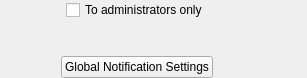
<?xml version="1.0" encoding="UTF-8"?>
<ui version="4.0">
 <class>ShowNotificationActionParamsWidget</class>
 <widget class="QWidget" name="ShowNotificationActionParamsWidget">
  <property name="geometry">
   <rect>
    <x>0</x>
    <y>0</y>
    <width>307</width>
    <height>78</height>
   </rect>
  </property>
  <layout class="QVBoxLayout" name="verticalLayout">
   <property name="spacing">
    <number>0</number>
   </property>
   <property name="leftMargin">
    <number>0</number>
   </property>
   <property name="topMargin">
    <number>0</number>
   </property>
   <property name="rightMargin">
    <number>0</number>
   </property>
   <property name="bottomMargin">
    <number>0</number>
   </property>
   <item>
    <widget class="QStackedWidget" name="stackedWidget">
     <property name="currentIndex">
      <number>0</number>
     </property>
     <widget class="QWidget" name="paramsPage">
      <layout class="QVBoxLayout" name="verticalLayout_3">
       <property name="leftMargin">
        <number>0</number>
       </property>
       <property name="topMargin">
        <number>0</number>
       </property>
       <property name="rightMargin">
        <number>0</number>
       </property>
       <property name="bottomMargin">
        <number>0</number>
       </property>
       <item>
        <layout class="QHBoxLayout" name="horizontalLayout_3" stretch="2,8">
         <item>
          <widget class="QWidget" name="spacerWidget_5" native="true"/>
         </item>
         <item>
          <widget class="QCheckBox" name="toAdministratorsOnlyCheckbox">
           <property name="text">
            <string>To administrators only</string>
           </property>
          </widget>
         </item>
        </layout>
       </item>
       <item>
        <spacer name="verticalSpacer_2">
         <property name="orientation">
          <enum>Qt::Vertical</enum>
         </property>
         <property name="sizeHint" stdset="0">
          <size>
           <width>0</width>
           <height>0</height>
          </size>
         </property>
        </spacer>
       </item>
       <item>
        <layout class="QHBoxLayout" name="horizontalLayout_4" stretch="2,8">
         <item>
          <spacer name="horizontalSpacer_5">
           <property name="orientation">
            <enum>Qt::Horizontal</enum>
           </property>
           <property name="sizeHint" stdset="0">
            <size>
             <width>0</width>
             <height>0</height>
            </size>
           </property>
          </spacer>
         </item>
         <item>
          <layout class="QHBoxLayout" name="horizontalLayout_5" stretch="0,1">
           <item>
            <widget class="QPushButton" name="globalNotificationSettingsButton">
             <property name="text">
              <string>Global Notification Settings</string>
             </property>
            </widget>
           </item>
           <item>
            <spacer name="horizontalSpacer_7">
             <property name="orientation">
              <enum>Qt::Horizontal</enum>
             </property>
             <property name="sizeType">
              <enum>QSizePolicy::Expanding</enum>
             </property>
             <property name="sizeHint" stdset="0">
              <size>
               <width>0</width>
               <height>0</height>
              </size>
             </property>
            </spacer>
           </item>
          </layout>
         </item>
        </layout>
       </item>
      </layout>
     </widget>
     <widget class="QWidget" name="instantEventWarningPage">
      <layout class="QVBoxLayout" name="verticalLayout_2">
       <property name="leftMargin">
        <number>0</number>
       </property>
       <property name="topMargin">
        <number>0</number>
       </property>
       <property name="rightMargin">
        <number>0</number>
       </property>
       <property name="bottomMargin">
        <number>0</number>
       </property>
       <item>
        <layout class="QHBoxLayout" name="horizontalLayout" stretch="2,5,3">
         <item>
          <widget class="QWidget" name="spacerWidget_0" native="true"/>
         </item>
         <item>
          <widget class="QLabel" name="instantEventWarning">
           <property name="font">
            <font>
             <weight>75</weight>
             <bold>true</bold>
            </font>
           </property>
           <property name="text">
            <string>This action can be setted only for instant events</string>
           </property>
           <property name="wordWrap">
            <bool>true</bool>
           </property>
          </widget>
         </item>
         <item>
          <widget class="QWidget" name="spacerWidget_1" native="true"/>
         </item>
        </layout>
       </item>
       <item>
        <layout class="QHBoxLayout" name="horizontalLayout_2" stretch="2,5,3">
         <item>
          <widget class="QWidget" name="spacerWidget_2" native="true"/>
         </item>
         <item>
          <widget class="QLabel" name="instantEventHint">
           <property name="text">
            <string>Select another event or action</string>
           </property>
           <property name="wordWrap">
            <bool>true</bool>
           </property>
          </widget>
         </item>
         <item>
          <widget class="QWidget" name="spacerWidget_3" native="true"/>
         </item>
        </layout>
       </item>
       <item>
        <spacer name="verticalSpacer">
         <property name="orientation">
          <enum>Qt::Vertical</enum>
         </property>
         <property name="sizeHint" stdset="0">
          <size>
           <width>20</width>
           <height>40</height>
          </size>
         </property>
        </spacer>
       </item>
      </layout>
     </widget>
    </widget>
   </item>
  </layout>
 </widget>
 <resources/>
 <connections/>
</ui>
